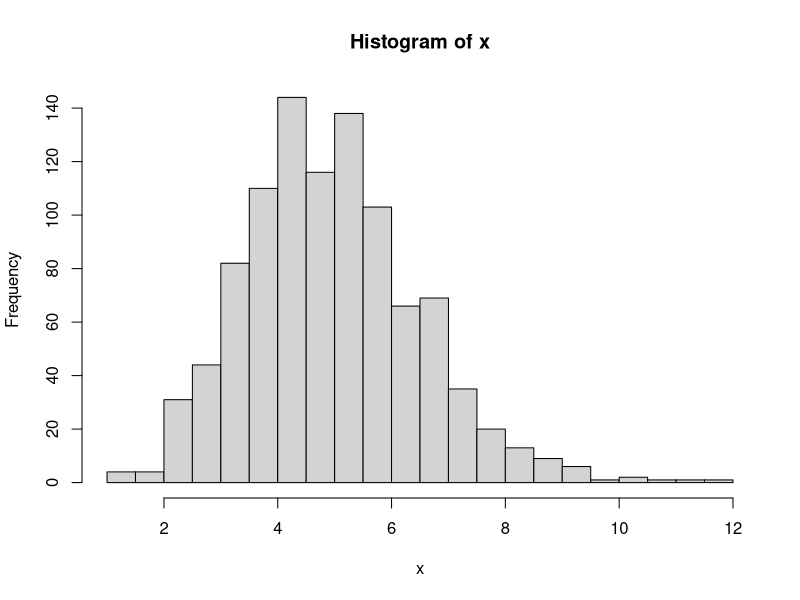

Write R code to recreate this figure.
# gamma waiting time

x <- rep(0,1000)
for (i in 1:1000){
    sum <- 0
    for(j in 1:10) sum <- sum + rexp(1,2)
    x[i] <- sum
}
hist(x, nclass=20)
mean(x)
sum(x > 10)

sum(rgamma(1000,10,2) > 10)

# end